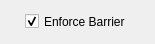
<?xml version="1.0" encoding="UTF-8"?>
<ui version="4.0">
 <class>SynchronizeGeometry</class>
 <widget class="QDialog" name="SynchronizeGeometry">
  <property name="enabled">
   <bool>true</bool>
  </property>
  <property name="geometry">
   <rect>
    <x>0</x>
    <y>0</y>
    <width>155</width>
    <height>44</height>
   </rect>
  </property>
  <property name="windowTitle">
   <string>SynchronizeGeometry</string>
  </property>
  <widget class="QCheckBox" name="enforceBarrierCheckBox_">
   <property name="geometry">
    <rect>
     <x>25</x>
     <y>13</y>
     <width>107</width>
     <height>17</height>
    </rect>
   </property>
   <property name="text">
    <string>Enforce Barrier</string>
   </property>
   <property name="checked">
    <bool>true</bool>
   </property>
  </widget>
 </widget>
 <layoutdefault spacing="6" margin="11"/>
 <resources/>
 <connections/>
</ui>
